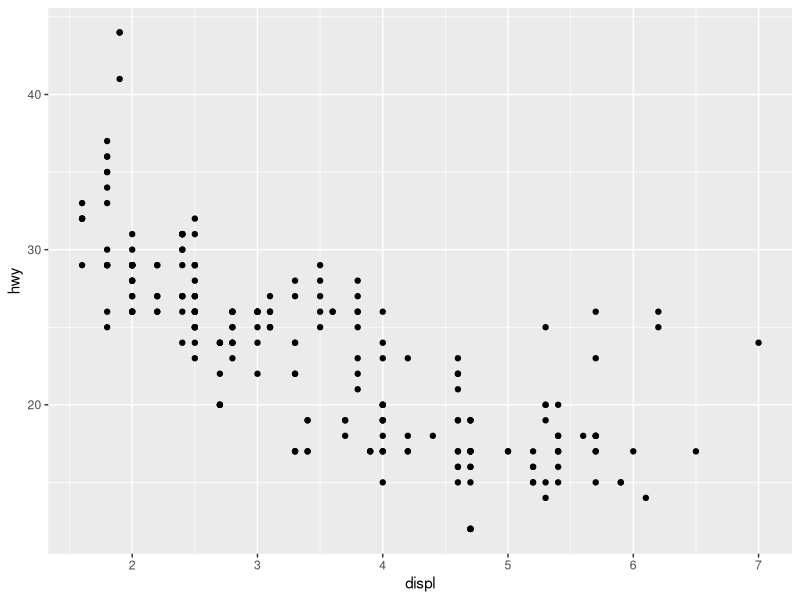
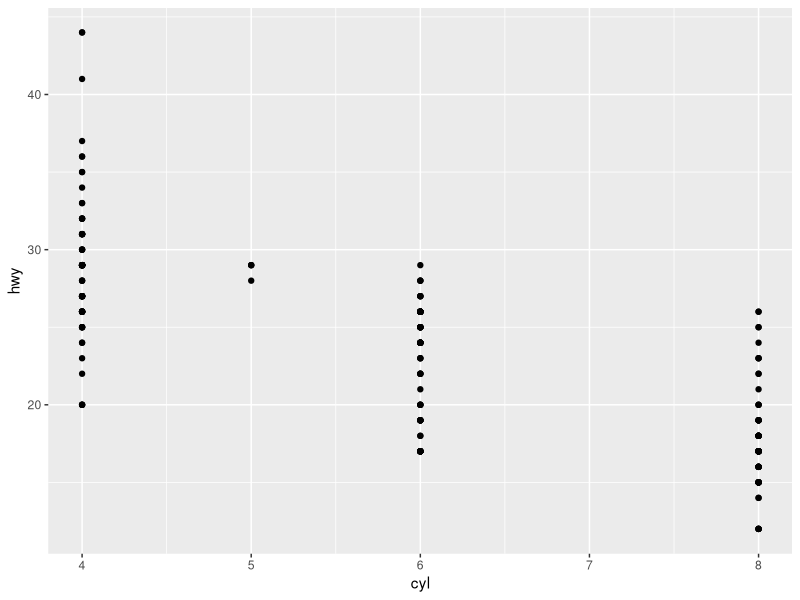
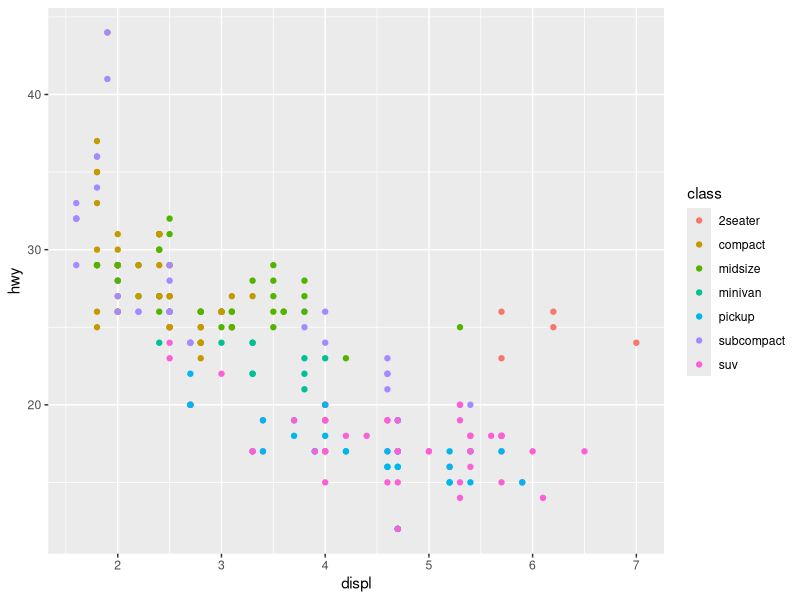
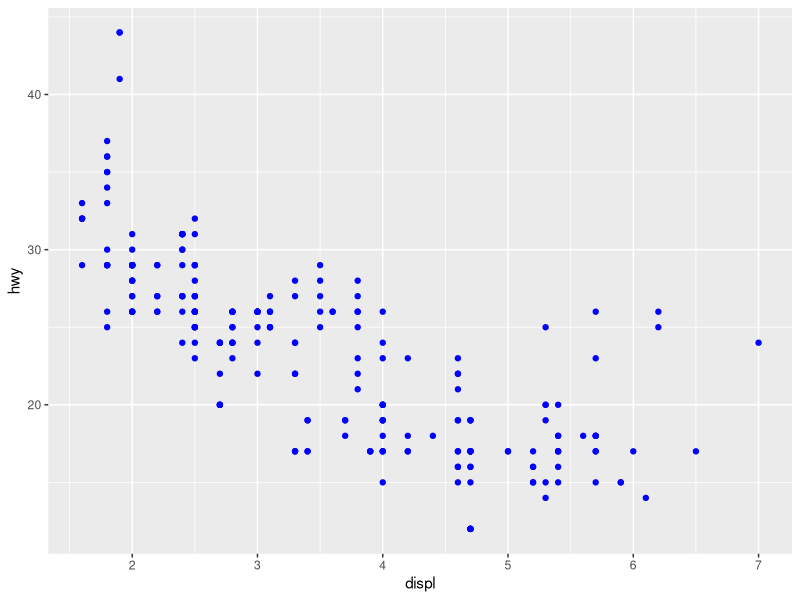
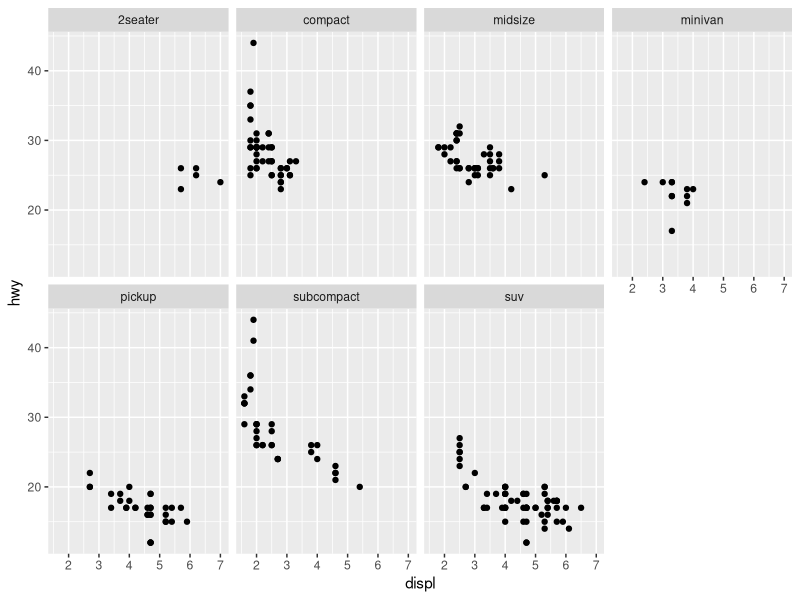
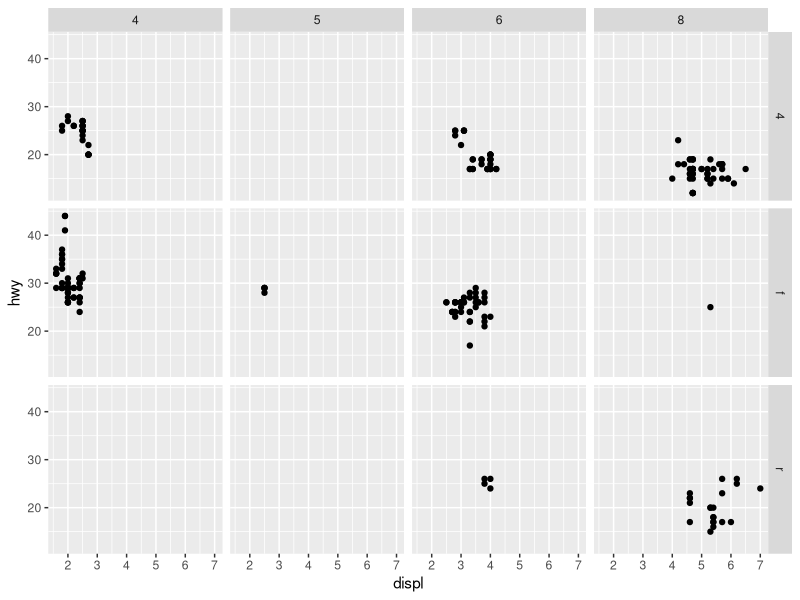
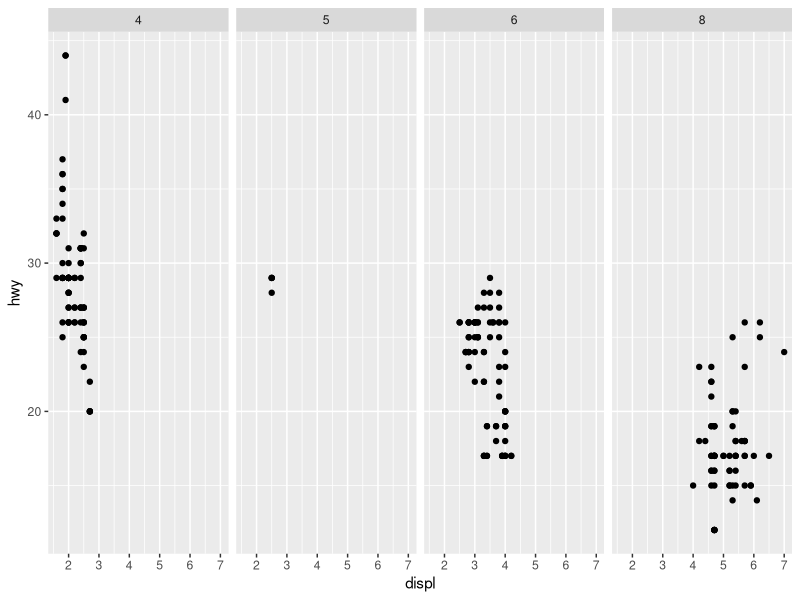

Write the R code that produced these figures, in order.
## ---- chunk 1
library(tidyverse)
## ---- chunk 2
ggplot(data = mpg) + 
  geom_point(mapping = aes(x = displ, y = hwy))
## ---- chunk 3
ggplot(data = mpg) + 
  geom_point(mapping = aes(x = cyl, y = hwy))
## ---- chunk 4
ggplot(data = mpg) + 
  geom_point(mapping = aes(x = displ, y = hwy, color = class))
## ---- chunk 5
ggplot(data = mpg) + 
  geom_point(mapping = aes(x = displ, y = hwy), color = "blue")
## ---- chunk 6
ggplot(data = mpg) + 
  geom_point(mapping = aes(x = displ, y = hwy)) + 
  facet_wrap(~ class, nrow = 2)
## ---- chunk 7
ggplot(data = mpg) + 
  geom_point(mapping = aes(x = displ, y = hwy)) + 
  facet_grid(drv ~ cyl)
## ---- chunk 8
ggplot(data = mpg) + 
  geom_point(mapping = aes(x = displ, y = hwy)) + 
  facet_grid(. ~ cyl)
